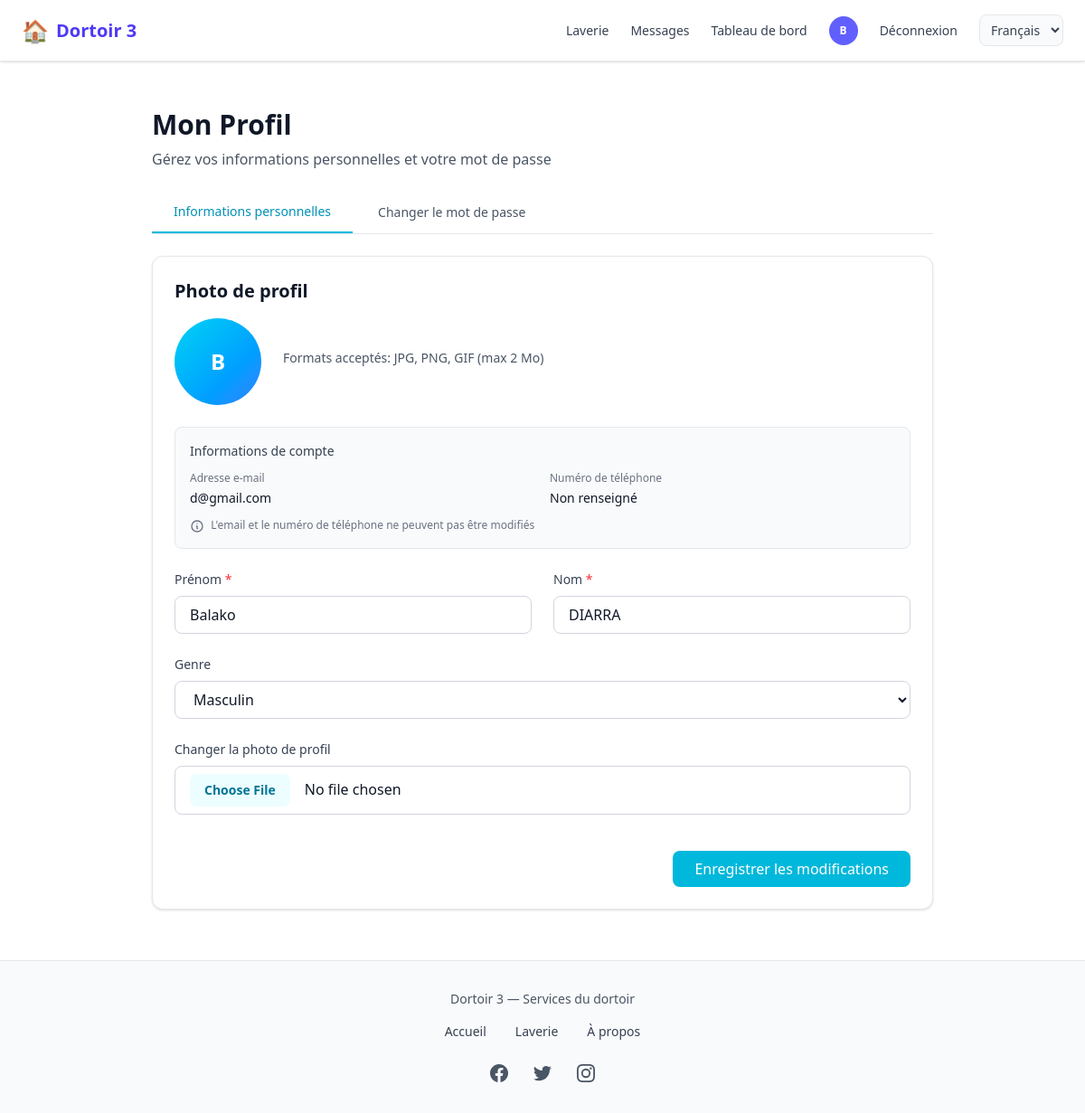
The app's page /profile/ (signed in) with its own data.
### comptes/models.py (models this page shows, shortened)
class CustomUser(AbstractUser):
    USER_TYPES = (
        ('ADMIN', 'Administrateur'),
        ('client', 'Client'),
        ('vendeur', 'Vendeur'),
        ('coursier', 'Coursier'),
    )
    user_type = models.CharField(max_length=22, choices=USER_TYPES, default="client")
    email = models.EmailField('Adresse email', unique=True,max_length=50)
    telephone = models.CharField(max_length=20, unique=True, blank=True)
    photo = models.ImageField(upload_to=user_photo_upload_to, null=True, blank=True)
    is_premium = models.BooleanField(default=False)
    GENRE = (('masculin', 'Masculin'), ('feminin', 'Féminin'))
    genre = models.CharField(max_length=22, choices=GENRE, null=True, blank=True)
    date_inscription = models.DateField(auto_now_add=True)
    latitude = models.DecimalField(max_digits=9, decimal_places=6, blank=True, null=True)
    longitude = models.DecimalField(max_digits=9, decimal_places=6, blank=True, null=True)
    last_activity = models.DateTimeField(null=True, blank=True, verbose_name="Dernière activité")
    REQUIRED_FIELDS = ['email', 'user_type']

### comptes/views.py (the view, shortened to what this page needs)
# urls.py: path('profile/', views.profile, name='profile'),
@login_required
def profile(request):
    from .forms import ProfileUpdateForm, PasswordChangeForm
    user = request.user
    profile_form = ProfileUpdateForm(instance=user)
    password_form = PasswordChangeForm(user)
    active_tab = request.GET.get('tab', 'profile')  # 'profile' ou 'password'
    context = {
        'profile_form': profile_form,
        'password_form': password_form,
        'active_tab': active_tab,
        'user': user,
    }
    return render(request, 'comptes/profile.html', context)

### comptes/context_processors.py (called while the page is built)
def notifications_context(request):
    context = {
        'pending_orders_count': 0,
        'packaged_orders_count': 0,
        'unread_messages_count': 0,
    }
    if request.user.is_authenticated:
        from chat.models import Message, Conversation
        conversations = Conversation.objects.filter(
            Q(participant1=request.user) | Q(participant2=request.user)
        )
        context['unread_messages_count'] = Message.objects.filter(
            Q(conversation__in=conversations) & ~Q(sender=request.user),
            lu=False
        ).count()
    return context

### laverie/models.py (called while the page is built)
    @classmethod
    def marquer_tickets_termines(cls):
        from django.utils import timezone
        now = timezone.now()
        return cls.objects.filter(
            statut__in=('reserve', 'en_cours'),
            fin__lt=now,
        ).update(statut='termine')

    @classmethod
    def marquer_tickets_en_cours(cls):
        from django.utils import timezone
        now = timezone.now()
        return cls.objects.filter(
            statut='reserve',
            debut__lte=now,
            fin__gte=now,
        ).update(statut='en_cours')

### templates/comptes/profile.html (shortened to what this page needs)
{% extends 'home.html' %}
{% load static %}
{% block contenu %}
<div class="max-w-4xl mx-auto py-6 px-4">
    <div class="mb-6">
        <h1 class="text-3xl font-bold text-gray-900">Mon Profil</h1>
        <p class="text-gray-600 mt-2">Gérez vos informations personnelles et votre mot de passe</p>
    </div>
    <div class="flex space-x-1 mb-6 border-b border-gray-200">
        <button onclick="switchTab('profile')" id="tab-profile" class="px-6 py-3 font-medium text-sm rounded-t-lg transition-colors {% if active_tab == 'profile' %}bg-white text-cyan-600 border-b-2 border-cyan-500{% else %}text-gray-600 hover:text-gray-900{% endif %}">
            Informations personnelles
        </button>
        <button onclick="switchTab('password')" id="tab-password" class="px-6 py-3 font-medium text-sm rounded-t-lg transition-colors {% if active_tab == 'password' %}bg-white text-cyan-600 border-b-2 border-cyan-500{% else %}text-gray-600 hover:text-gray-900{% endif %}">
            Changer le mot de passe
        </button>
    </div>
    <div id="content-profile" class="{% if active_tab != 'profile' %}hidden{% endif %}">
        <div class="bg-white rounded-xl shadow-sm p-6 border border-gray-200">
            <div class="mb-6">
                <h2 class="text-xl font-bold text-gray-900 mb-4">Photo de profil</h2>
                <div class="flex items-center space-x-6">
                    <div class="relative">
                        {% if user.photo %}
                            <img src="{{ user.photo.url }}" alt="Photo de profil" class="w-24 h-24 rounded-full object-cover border-4 border-gray-200">
                        {% else %}
                            <div class="w-24 h-24 rounded-full bg-gradient-to-br from-cyan-400 to-blue-500 flex items-center justify-center text-white text-2xl font-bold">
                                {{ user.first_name|first|default:user.email|first|upper }}
                            </div>
                        {% endif %}
                    </div>
                    <div class="flex-1">
                        <p class="text-sm text-gray-600 mb-2">
                            Formats acceptés: JPG, PNG, GIF (max 2 Mo)
                        </p>
                    </div>
                </div>
            </div>
            <form method="POST" enctype="multipart/form-data" class="space-y-6">
                <div class="mb-6 p-4 bg-gray-50 rounded-lg border border-gray-200">
                    <h3 class="text-sm font-medium text-gray-700 mb-3">Informations de compte</h3>
                    <div class="grid grid-cols-1 md:grid-cols-2 gap-4">
                        <div>
                            <label class="block text-xs font-medium text-gray-500 mb-1">
                                Adresse e-mail
                            </label>
                            <p class="text-sm text-gray-900">{{ user.email }}</p>
                        </div>
                        <div>
                            <label class="block text-xs font-medium text-gray-500 mb-1">
                                Numéro de téléphone
                            </label>
                            <p class="text-sm text-gray-900">{{ user.telephone|default:"Non renseigné" }}</p>
                        </div>
                    </div>
                    <p class="text-xs text-gray-500 mt-3">
                        <svg class="inline w-4 h-4 mr-1" fill="none" stroke="currentColor" viewBox="0 0 24 24">
                            <path stroke-linecap="round" stroke-linejoin="round" stroke-width="2" d="M13 16h-1v-4h-1m1-4h.01M21 12a9 9 0 11-18 0 9 9 0 0118 0z"/>
                        </svg>
                        L'email et le numéro de téléphone ne peuvent pas être modifiés
                    </p>
                </div>
                <div class="grid grid-cols-1 md:grid-cols-2 gap-6">
                    <div>
                        <label for="{{ profile_form.first_name.id_for_label }}" class="block text-sm font-medium text-gray-700 mb-2">
                            Prénom <span class="text-red-500">*</span>
                        </label>
                        {{ profile_form.first_name }}
                    </div>
                    <div>
                        <label for="{{ profile_form.last_name.id_for_label }}" class="block text-sm font-medium text-gray-700 mb-2">
                            Nom <span class="text-red-500">*</span>
                        </label>
                        {{ profile_form.last_name }}
                    </div>
                </div>
                <div>
                    <label for="{{ profile_form.genre.id_for_label }}" class="block text-sm font-medium text-gray-700 mb-2">
                        Genre
                    </label>
                    {{ profile_form.genre }}
                </div>
                <div>
                    <label for="{{ profile_form.photo.id_for_label }}" class="block text-sm font-medium text-gray-700 mb-2">
                        Changer la photo de profil
                    </label>
                    {{ profile_form.photo }}
                </div>
                <div class="flex justify-end pt-4">
                    <button type="submit" class="bg-cyan-500 hover:bg-cyan-600 text-white px-6 py-2 rounded-lg font-medium transition-colors">
                        Enregistrer les modifications
                    </button>
                </div>
            </form>
        </div>
    </div>
</div>
{% endblock %}

### templates/nav_footer/nav.html (shortened to what this page needs)
{% load static %}
{% load i18n %}
<nav class="hidden md:flex fixed top-0 left-0 w-full z-50 bg-white border-b border-gray-200 shadow-sm">
  <div class="flex items-center justify-between w-full max-w-7xl mx-auto px-6 py-4">
    <a href="{% url 'home' %}"
       class="flex items-center space-x-2 text-indigo-600 text-xl font-semibold hover:opacity-90 transition">
      <span class="text-2xl">🏠</span>
      <span>{% trans "Dortoir 3" %}</span>
    </a>
    <div class="flex items-center space-x-6 text-sm font-medium">
      <a href="{% url 'laverie:accueil' %}"
         class="text-gray-700 hover:text-indigo-500 transition">
        {% trans "Laverie" %}
      </a>
      {% if user.is_authenticated %}
        <a href="{% url 'chat:mes_conversations' %}"
           class="relative text-gray-700 hover:text-indigo-500 transition">
          {% trans "Messages" %}
        </a>
        {% if user.user_type == 'ADMIN' %}
          <a href="{% url 'dashboard' %}"
             class="text-gray-700 hover:text-indigo-500 transition">
            {% trans "Dashboard" %}
          </a>
        {% endif %}
        <a href="{% url 'profile' %}" class="flex items-center">
          {% if user.photo %}
            <img src="{{ user.photo.url }}"
                 class="w-8 h-8 rounded-full object-cover border">
          {% else %}
            <div class="w-8 h-8 rounded-full bg-indigo-500 flex items-center justify-center text-white text-xs font-bold">
              {{ user.first_name|first|default:user.email|first|upper }}
            </div>
          {% endif %}
        </a>
        <a href="{% url 'logout' %}"
           class="text-gray-700 hover:text-red-500 transition">
          {% trans "Log out" %}
        </a>
      {% else %}
        <a href="{% url 'login' %}"
           class="text-gray-700 hover:text-indigo-500 transition">
          {% trans "Log in" %}
        </a>
      {% endif %}
      <form action="{% url 'set_language' %}" method="post" class="inline" id="lang-form-desktop">
        <select name="language" onchange="this.form.submit()" class="text-sm border border-gray-200 rounded-lg px-2 py-1.5 bg-gray-50 text-gray-700 cursor-pointer">
          {% get_current_language as CURRENT_LANG %}
          {% for code, name in LANGUAGES %}
          <option value="{{ code }}" {% if code == CURRENT_LANG %}selected{% endif %}>{{ name }}</option>
          {% endfor %}
        </select>
      </form>
    </div>
  </div>
</nav>
            {% get_current_language as CURRENT_LANG %}

### records on screen
CustomUser: first_name|first "B", email "d@gmail.com", telephone "Non renseigné", first_name "Balako", last_name "DIARRA", genre "Masculin"

### other values on screen
form field language "Français"
